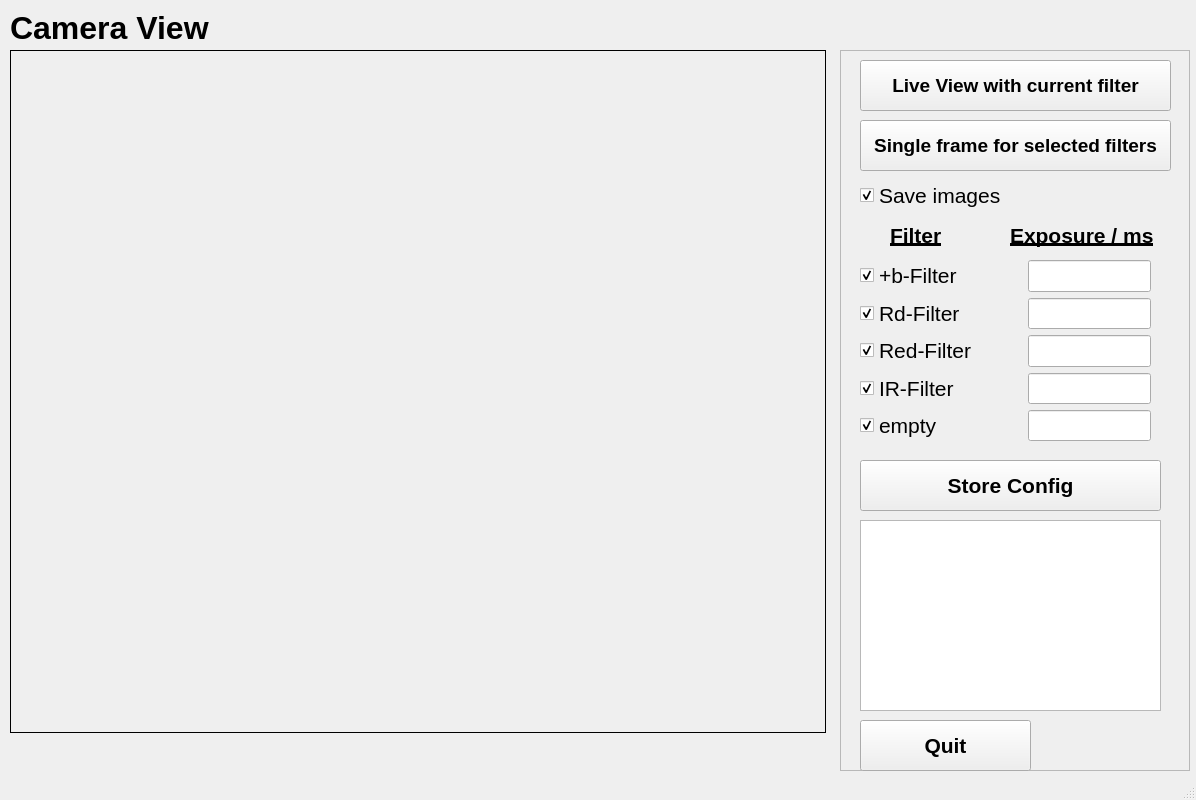
<?xml version="1.0" encoding="UTF-8"?>
<ui version="4.0">
 <class>MainWindow</class>
 <widget class="QMainWindow" name="MainWindow">
  <property name="geometry">
   <rect>
    <x>0</x>
    <y>0</y>
    <width>1196</width>
    <height>800</height>
   </rect>
  </property>
  <property name="sizePolicy">
   <sizepolicy hsizetype="Fixed" vsizetype="Fixed">
    <horstretch>1</horstretch>
    <verstretch>1</verstretch>
   </sizepolicy>
  </property>
  <property name="minimumSize">
   <size>
    <width>1196</width>
    <height>800</height>
   </size>
  </property>
  <property name="maximumSize">
   <size>
    <width>1196</width>
    <height>800</height>
   </size>
  </property>
  <property name="windowTitle">
   <string>USDAcontrol</string>
  </property>
  <property name="locale">
   <locale language="English" country="Switzerland"/>
  </property>
  <widget class="QWidget" name="centralwidget">
   <property name="sizePolicy">
    <sizepolicy hsizetype="Fixed" vsizetype="Fixed">
     <horstretch>0</horstretch>
     <verstretch>0</verstretch>
    </sizepolicy>
   </property>
   <widget class="QLabel" name="imageView">
    <property name="geometry">
     <rect>
      <x>10</x>
      <y>50</y>
      <width>816</width>
      <height>683</height>
     </rect>
    </property>
    <property name="sizePolicy">
     <sizepolicy hsizetype="Expanding" vsizetype="Expanding">
      <horstretch>2</horstretch>
      <verstretch>2</verstretch>
     </sizepolicy>
    </property>
    <property name="minimumSize">
     <size>
      <width>612</width>
      <height>512</height>
     </size>
    </property>
    <property name="frameShape">
     <enum>QFrame::Box</enum>
    </property>
    <property name="text">
     <string/>
    </property>
   </widget>
   <widget class="QFrame" name="frame">
    <property name="geometry">
     <rect>
      <x>840</x>
      <y>50</y>
      <width>350</width>
      <height>721</height>
     </rect>
    </property>
    <property name="sizePolicy">
     <sizepolicy hsizetype="Fixed" vsizetype="Fixed">
      <horstretch>0</horstretch>
      <verstretch>0</verstretch>
     </sizepolicy>
    </property>
    <property name="minimumSize">
     <size>
      <width>350</width>
      <height>0</height>
     </size>
    </property>
    <property name="frameShape">
     <enum>QFrame::StyledPanel</enum>
    </property>
    <property name="frameShadow">
     <enum>QFrame::Raised</enum>
    </property>
    <widget class="QPushButton" name="captureLiveButton">
     <property name="geometry">
      <rect>
       <x>20</x>
       <y>10</y>
       <width>311</width>
       <height>51</height>
      </rect>
     </property>
     <property name="font">
      <font>
       <pointsize>14</pointsize>
       <weight>75</weight>
       <bold>true</bold>
      </font>
     </property>
     <property name="text">
      <string>Live View with current filter</string>
     </property>
    </widget>
    <widget class="QPushButton" name="captureFrameButton">
     <property name="geometry">
      <rect>
       <x>20</x>
       <y>70</y>
       <width>311</width>
       <height>51</height>
      </rect>
     </property>
     <property name="font">
      <font>
       <pointsize>14</pointsize>
       <weight>75</weight>
       <bold>true</bold>
      </font>
     </property>
     <property name="text">
      <string>Single frame for selected filters</string>
     </property>
    </widget>
    <widget class="QPushButton" name="storeConfigButton">
     <property name="geometry">
      <rect>
       <x>20</x>
       <y>410</y>
       <width>301</width>
       <height>51</height>
      </rect>
     </property>
     <property name="font">
      <font>
       <pointsize>16</pointsize>
       <weight>75</weight>
       <bold>true</bold>
      </font>
     </property>
     <property name="text">
      <string>Store Config</string>
     </property>
    </widget>
    <widget class="QWidget" name="layoutWidget">
     <property name="geometry">
      <rect>
       <x>20</x>
       <y>210</y>
       <width>301</width>
       <height>181</height>
      </rect>
     </property>
     <layout class="QGridLayout" name="gridLayout">
      <property name="rightMargin">
       <number>10</number>
      </property>
      <property name="horizontalSpacing">
       <number>50</number>
      </property>
      <item row="0" column="0">
       <widget class="QCheckBox" name="filt0CheckBox">
        <property name="font">
         <font>
          <pointsize>16</pointsize>
         </font>
        </property>
        <property name="text">
         <string>+b-Filter</string>
        </property>
        <property name="checked">
         <bool>true</bool>
        </property>
       </widget>
      </item>
      <item row="0" column="1">
       <widget class="QLineEdit" name="exp0LineEdit">
        <property name="font">
         <font>
          <pointsize>16</pointsize>
         </font>
        </property>
        <property name="alignment">
         <set>Qt::AlignBottom|Qt::AlignLeading|Qt::AlignLeft</set>
        </property>
       </widget>
      </item>
      <item row="1" column="0">
       <widget class="QCheckBox" name="filt1CheckBox">
        <property name="font">
         <font>
          <pointsize>16</pointsize>
         </font>
        </property>
        <property name="text">
         <string>Rd-Filter</string>
        </property>
        <property name="checked">
         <bool>true</bool>
        </property>
       </widget>
      </item>
      <item row="1" column="1">
       <widget class="QLineEdit" name="exp1LineEdit">
        <property name="font">
         <font>
          <pointsize>16</pointsize>
         </font>
        </property>
        <property name="alignment">
         <set>Qt::AlignBottom|Qt::AlignLeading|Qt::AlignLeft</set>
        </property>
       </widget>
      </item>
      <item row="2" column="0">
       <widget class="QCheckBox" name="filt2CheckBox">
        <property name="font">
         <font>
          <pointsize>16</pointsize>
         </font>
        </property>
        <property name="text">
         <string>Red-Filter</string>
        </property>
        <property name="checked">
         <bool>true</bool>
        </property>
       </widget>
      </item>
      <item row="2" column="1">
       <widget class="QLineEdit" name="exp2LineEdit">
        <property name="font">
         <font>
          <pointsize>16</pointsize>
         </font>
        </property>
        <property name="alignment">
         <set>Qt::AlignBottom|Qt::AlignLeading|Qt::AlignLeft</set>
        </property>
       </widget>
      </item>
      <item row="3" column="0">
       <widget class="QCheckBox" name="filt3CheckBox">
        <property name="font">
         <font>
          <pointsize>16</pointsize>
         </font>
        </property>
        <property name="text">
         <string>IR-Filter</string>
        </property>
        <property name="checked">
         <bool>true</bool>
        </property>
       </widget>
      </item>
      <item row="3" column="1">
       <widget class="QLineEdit" name="exp3LineEdit">
        <property name="font">
         <font>
          <pointsize>16</pointsize>
         </font>
        </property>
        <property name="alignment">
         <set>Qt::AlignBottom|Qt::AlignLeading|Qt::AlignLeft</set>
        </property>
       </widget>
      </item>
      <item row="4" column="0">
       <widget class="QCheckBox" name="filt4CheckBox">
        <property name="font">
         <font>
          <pointsize>16</pointsize>
         </font>
        </property>
        <property name="text">
         <string>empty</string>
        </property>
        <property name="checked">
         <bool>true</bool>
        </property>
       </widget>
      </item>
      <item row="4" column="1">
       <widget class="QLineEdit" name="exp4LineEdit">
        <property name="font">
         <font>
          <pointsize>16</pointsize>
         </font>
        </property>
        <property name="alignment">
         <set>Qt::AlignBottom|Qt::AlignLeading|Qt::AlignLeft</set>
        </property>
       </widget>
      </item>
     </layout>
    </widget>
    <widget class="QLabel" name="expLabel">
     <property name="geometry">
      <rect>
       <x>170</x>
       <y>170</y>
       <width>161</width>
       <height>31</height>
      </rect>
     </property>
     <property name="font">
      <font>
       <pointsize>16</pointsize>
       <weight>75</weight>
       <bold>true</bold>
       <underline>true</underline>
      </font>
     </property>
     <property name="text">
      <string>Exposure / ms</string>
     </property>
    </widget>
    <widget class="QPushButton" name="quitButton">
     <property name="geometry">
      <rect>
       <x>20</x>
       <y>670</y>
       <width>171</width>
       <height>51</height>
      </rect>
     </property>
     <property name="font">
      <font>
       <pointsize>16</pointsize>
       <weight>75</weight>
       <bold>true</bold>
      </font>
     </property>
     <property name="text">
      <string>Quit</string>
     </property>
    </widget>
    <widget class="QLabel" name="filtLabel">
     <property name="geometry">
      <rect>
       <x>50</x>
       <y>170</y>
       <width>81</width>
       <height>31</height>
      </rect>
     </property>
     <property name="font">
      <font>
       <pointsize>16</pointsize>
       <weight>75</weight>
       <bold>true</bold>
       <underline>true</underline>
      </font>
     </property>
     <property name="text">
      <string>Filter</string>
     </property>
    </widget>
    <widget class="QTableWidget" name="trialTagTable">
     <property name="geometry">
      <rect>
       <x>20</x>
       <y>470</y>
       <width>301</width>
       <height>191</height>
      </rect>
     </property>
     <property name="rowCount">
      <number>0</number>
     </property>
     <property name="columnCount">
      <number>0</number>
     </property>
    </widget>
    <widget class="QCheckBox" name="saveCheckBox">
     <property name="geometry">
      <rect>
       <x>20</x>
       <y>130</y>
       <width>151</width>
       <height>31</height>
      </rect>
     </property>
     <property name="font">
      <font>
       <pointsize>16</pointsize>
      </font>
     </property>
     <property name="text">
      <string>Save images</string>
     </property>
     <property name="checked">
      <bool>true</bool>
     </property>
    </widget>
   </widget>
   <widget class="QLabel" name="label">
    <property name="geometry">
     <rect>
      <x>10</x>
      <y>10</y>
      <width>211</width>
      <height>39</height>
     </rect>
    </property>
    <property name="font">
     <font>
      <pointsize>24</pointsize>
      <weight>75</weight>
      <bold>true</bold>
     </font>
    </property>
    <property name="text">
     <string>Camera View</string>
    </property>
    <property name="alignment">
     <set>Qt::AlignLeading|Qt::AlignLeft|Qt::AlignTop</set>
    </property>
   </widget>
  </widget>
  <widget class="QStatusBar" name="statusbar"/>
 </widget>
 <resources/>
 <connections/>
</ui>
